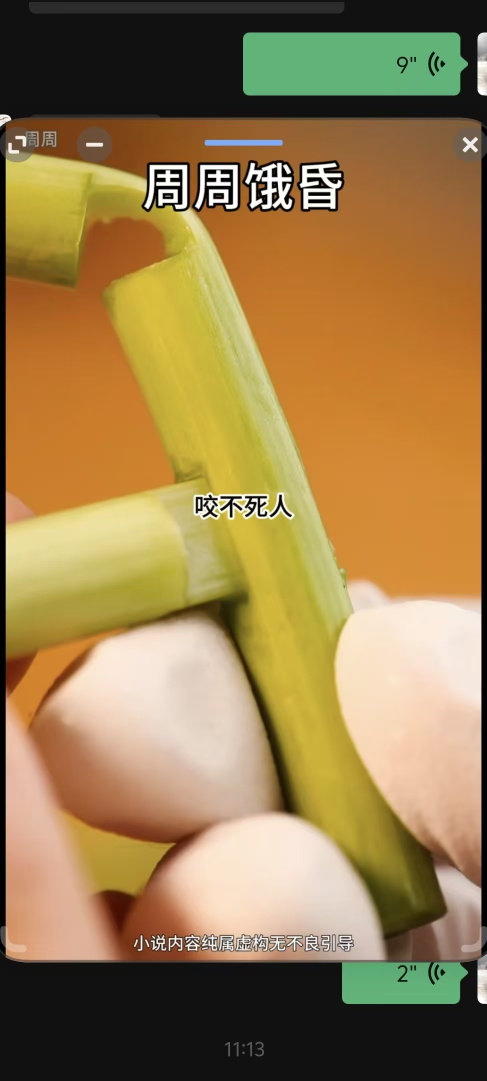
#> input picture screenshots/29226429dfbc84373ccd2156104f02a9.jpg, 973 x 2161 px, found by its file name (shown at 1/2 size)
$ python watermark-fit2.py
#> lines starting #> are read from the running program, lines starting #| are printed output that depends on the picture; after the words box and inside, x2 and y2 are one past the last pixel; in counts of white or black regions, pixels touching at a corner belong together
#> further down, ref is the input picture: shape (2161, 973, 3); mean R, G, B 153.5, 125.1, 76.8
"""拟合水印：字号 / 字的不透明度 / 描边宽度 / 描边不透明度。（第二版：确认是思源黑体，且有一圈淡黑边）

第一版漏了描边——判据卡在"比背景暗 18 以上"，而那圈边最暗才低 12 级，被当噪声扔了。
这一版的判据分两套，各管一头：
  亮框 / 字心不透明度  ←  lift > 18      对【字号、字的不透明度】敏感
  暗环（最低 lift、暗像素数）←  lift < -6  对【描边宽度、描边不透明度】敏感
所以分两步扫：先定字号+不透明度，再定描边。一起扫要 2000 次渲染，没必要。

只量右边那个「周」——左边那个紧挨微信的半透明圆按钮，背景不干净。
"""
import os
import subprocess
import tempfile
import numpy as np
from PIL import Image

FONTS = '/root/SureJack/assets/fonts'
FAMILY = 'Source Han Sans CN Medium'
K = 1080 / 952

# —— 参考侧（原图坐标，只含右边那个周）——
REF = dict(x0=80, x1=120, y0=254, y1=302)


def stats(img, x0, x1, y0, y1):
#> called with x0 = 80, x1 = 120, y0 = 254, y1 = 302
    win = img[y0:y1, x0:x1].astype(float)
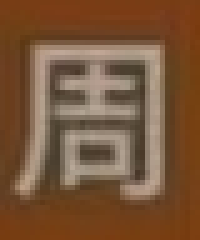
#> win: shape (48, 40, 3) float64 (shown 5 times larger); mean R, G, B 122.1, 86.6, 58
    bg = np.median(np.concatenate([win[:4], win[-4:]], axis=0), axis=0)
#> bg = 40 rows, first 8: [118.5, 60.5, 20], [119, 60.5, 20.5], [118, 61, 21], [117.5, 61, 21], [118, 61, 20.5], [117, 62, 19.5], [118, 61, 20.5], [119, 62, 21]
    lift = win.mean(axis=2) - bg.mean(axis=1)[None, :]
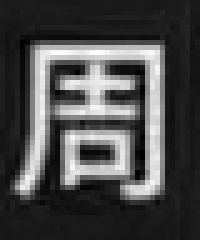
#> lift: shape (48, 40) float64 (shown 5 times larger); min -11.67, max 102, mean 21.5; drawn with min black and max white
    ink = lift > 18
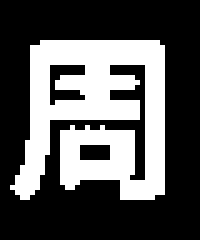
#> ink: shape (48, 40) bool (shown 5 times larger); 34% white; 1 white region, box (x1, y1, x2, y2) and area: (2, 8, 33, 40) 653
    if ink.sum() < 30:
        return None
    ys, xs = np.nonzero(ink)
#> ys = 653 values from 8 to 39; xs = 653 values, max 32 at index 50, min 2 at index 614, mean 18.82
    core = lift > np.percentile(lift[ink], 75)
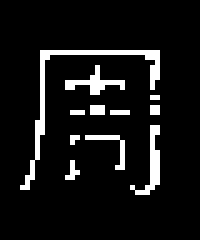
#> core: shape (48, 40) bool (shown 5 times larger); 8.4% white in thin lines or dots, all inside (x1, y1, x2, y2) = (4, 10, 32, 39)
    B = np.broadcast_to(bg.mean(axis=1)[None, :], win.shape[:2])
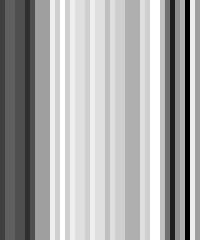
#> B: shape (48, 40) float64 (shown 5 times larger); min 65.67, max 68.33, mean 67.5; drawn with min black and max white
    alpha = float(np.median((win.mean(axis=2)[core] - B[core]) / (255.0 - B[core])))
#> alpha = 0.479
    return dict(w=int(xs.max() - xs.min() + 1), h=int(ys.max() - ys.min() + 1), alpha=alpha,
                dmin=float(lift.min()), ndark=int((lift < -6).sum()))


def render(fs, fa, ow, oa, d, bg=(115, 63, 25)):
    """fa/oa = 字/描边的不透明度(0..1)；ASS 的 alpha 字节是"透明度"，所以取反。"""
    fh = f'{round((1 - fa) * 255):02X}'
    oh = f'{round((1 - oa) * 255):02X}'
    ass = f"""[Script Info]
ScriptType: v4.00+
PlayResX: 1080
PlayResY: 1920
WrapStyle: 0
ScaledBorderAndShadow: yes

[V4+ Styles]
Format: Name, Fontname, Fontsize, PrimaryColour, SecondaryColour, OutlineColour, BackColour, Bold, Italic, Underline, StrikeOut, ScaleX, ScaleY, Spacing, Angle, BorderStyle, Outline, Shadow, Alignment, MarginL, MarginR, MarginV, Encoding
Style: W,{FAMILY},{fs},&H{fh}FFFFFF,&H{fh}FFFFFF,&H{oh}000000,&H00000000,0,0,0,0,100,100,0,0,1,{ow},0,7,60,60,300,1

[Events]
Format: Layer, Start, End, Style, Name, MarginL, MarginR, MarginV, Effect, Text
Dialogue: 0,0:00:00.00,0:00:10.00,W,,0,0,0,,周
"""
    ap, op, jp = os.path.join(d, 'a.ass'), os.path.join(d, 'o.png'), os.path.join(d, 'o.jpg')
    open(ap, 'w', encoding='utf-8').write(ass)
    subprocess.run(['ffmpeg', '-hide_banner', '-loglevel', 'error', '-y', '-f', 'lavfi',
                    '-i', f'color=c=0x{bg[0]:02x}{bg[1]:02x}{bg[2]:02x}:s=1080x1920:d=1',
                    '-vf', f'ass={ap}:fontsdir={FONTS}', '-frames:v', '1', op], check=True)
    # 和参考走同一条链路：降到截图分辨率 + JPEG
    Image.open(op).convert('RGB').resize((952, 1690), Image.LANCZOS).save(jp, quality=88)
    return np.asarray(Image.open(jp).convert('RGB'))


OUR = dict(x0=40, x1=110, y0=250, y1=320)

if __name__ == '__main__':
    ref = np.asarray(Image.open('/root/SureJack/screenshots/29226429dfbc84373ccd2156104f02a9.jpg')
                     .convert('RGB'))
    R = stats(ref, **REF)
#> R = {'w': 31, 'h': 32, 'alpha': 0.479, 'dmin': -11.67, 'ndark': 51}
    print(f"参考（右边那个周）：亮框 {R['w']}x{R['h']}  字心α={R['alpha']:.2f}  "
          f"最暗 {R['dmin']:.1f}  暗像素 {R['ndark']}\n")
#| 参考（右边那个周）：亮框 31x32  字心α=0.48  最暗 -11.7  暗像素 51

    with tempfile.TemporaryDirectory() as d:
        # 第 1 步：字号 + 字的不透明度（描边先固定成一个中间值，它对亮框影响很小）
        best = (1e9, None)
        for fs in range(48, 70, 2):
            for fa in [x / 100 for x in range(38, 63, 3)]:
                s = stats(render(fs, fa, 1.0, 0.5, d), **OUR)
#> (the run stopped early here; a loop or call above may not have finished)
